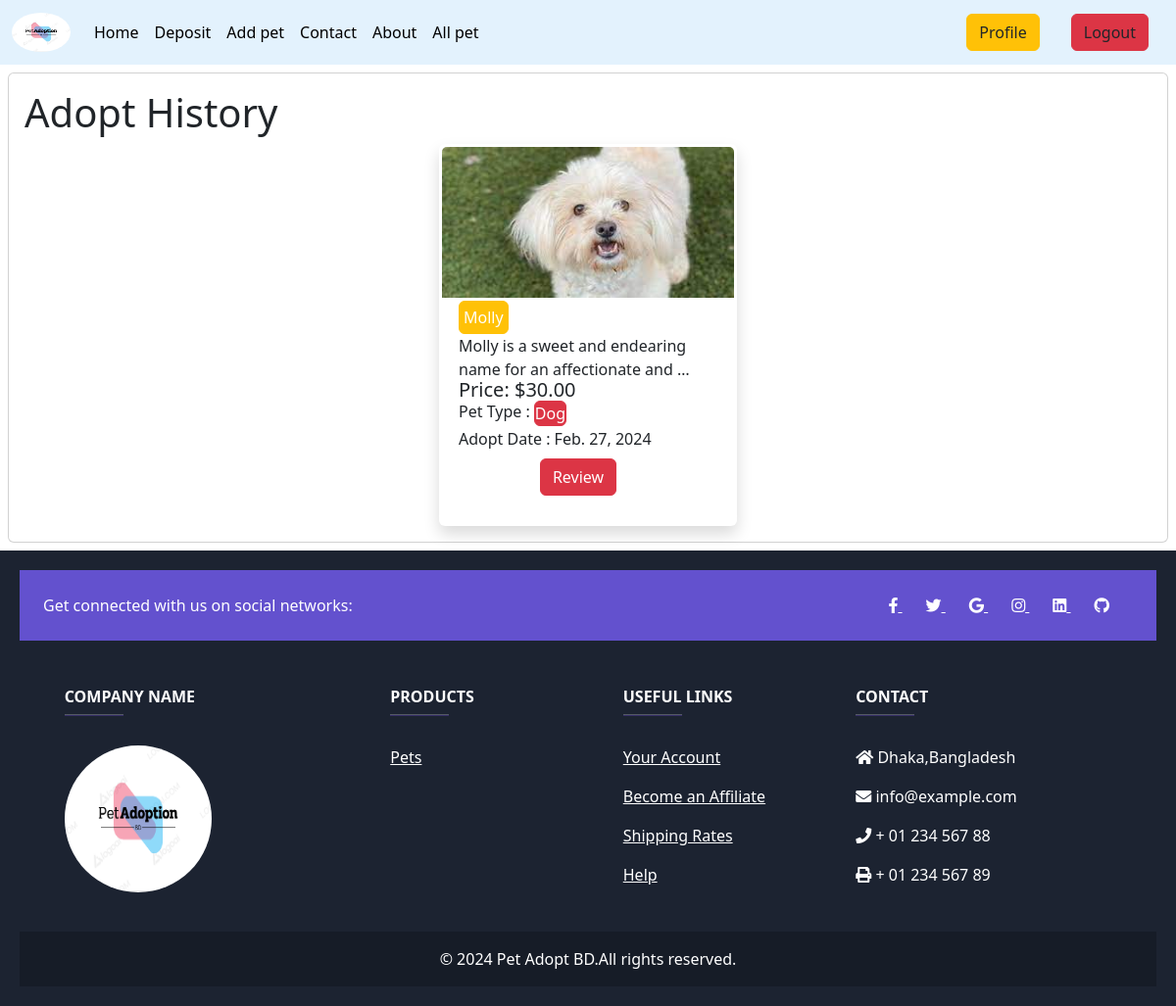
Screenshot of /adopt_history (signed in) with the database file from the repository.
### buy/models.py (models this page shows, shortened)
class Adopt(models.Model):
    user = models.ForeignKey(User, on_delete=models.CASCADE)
    a_pets = models.ForeignKey(pets, on_delete=models.CASCADE,null=True)
    adopt_date = models.DateField(auto_now_add=True)

### pet/models.py (models this page shows, shortened)
class pets(models.Model):
    user = models.ForeignKey(User, on_delete=models.CASCADE)
    name = models.CharField( max_length=50)
    pet_type = models.ForeignKey(pet_category, on_delete=models.CASCADE)
    discription = models.TextField()
    image = models.FileField(upload_to='pet/media/uploads', blank = True, null = True)
    is_available = models.BooleanField(default=True)
    price = models.DecimalField(max_digits=7, decimal_places=2)

class pet_category(models.Model):
    name = models.CharField(max_length=50)
    slug = models.SlugField(max_length=100,unique=True, null=True, blank=True)
    def __str__(self):
        return self.name

### buy/views.py (the view)
# urls.py: path('adopt_history',views.adopt_history,name='adopt_history'),
@login_required
def adopt_history(request):
    data = Adopt.objects.filter(user=request.user)
    return render(request,'Authentication/adopt_history.html',{'dataa':data})

### Authentication/templates/Authentication/adopt_history.html (shortened to what this page needs)
{% extends "base.html" %}
{% load static %}
{% block css %}
<link rel="stylesheet" href="{% static 'css/card.css' %}">
{% endblock  %}
{% block content %}
  <div class="col-12">
    <div class="card m-2 ">
    <div class="card-body four">
    <div><h1>Adopt History</h1></div>
    <div class='d-flex justify-content-center align-items-center  gap-5 flex-wrap' >
      {% for post in dataa %}
      <div class="card shadow pet-card" style="width: 19rem;">
        <div>
          <img src="{{post.a_pets.image.url}}" class="card-img-top" alt="..." style="height:160px">
        </div>
        <div class="card-body">
          <h5 class="card-title"><a class="btn p-1 pet-name btn-warning" href="">{{post.a_pets.name}}</a></h5>
          <p class="card-title">{{post.a_pets.discription | truncatewords:11}} </p>
          <h5 class="card-title price" style="position: relative; bottom: 23px;">Price: ${{post.a_pets.price}}</h5>
          <p class='type'>Pet Type : <button class="btn btn-danger p-0 m-0 ">{{post.a_pets.pet_type}}</button></p>
          <p class="card-title adopt-date" style="position: relative;bottom:40px">Adopt Date : {{post.adopt_date}}</p>
           <div class='btnn'>
           <a class="btn btn-danger  m-2" style="position: relative; top: 25px;" href=" {% url 'Details' post.a_pets.id %} ">Review</a>
          </div>
        </div>
        </div>
    {% endfor %}
    </div>
    </div>
  </div>
  {% include "fotter.html" %}
{% endblock  %}

### static/css/card.css (style rules this page uses)
.card.shadow.pet-card { border: none; height: 390px; transition: transform 0.3s ease-in-out; }
.card.shadow.pet-card .card-body { padding: 1.25rem; }
.card.shadow.pet-card img.card-img-top { border-top-left-radius: 0.5rem; border-top-right-radius: 0.5rem; }
.card.shadow.pet-card h5.card-title a.btn { color: #fff; }
.card-img-top { height: 130px; padding: 3px; border-radius: 0px 0px 0px 0px; }
.type { position: relative; bottom: 25px; }
.card-title { margin: 0px; position: relative; bottom: 20px; }
.btnn { position: relative; bottom: 65px; display: flex; right: 10px; gap: 10px; justify-content: center; }
.pet-name { position: relative; }

### rows the page displays
Adopt: a_pets.image (picture), a_pets.name "Molly", a_pets.discription "Molly is a sweet and endearing name for an affectionate and …", a_pets.price "30.00", a_pets.pet_type "Dog", adopt_date "Feb. 27, 2024"
